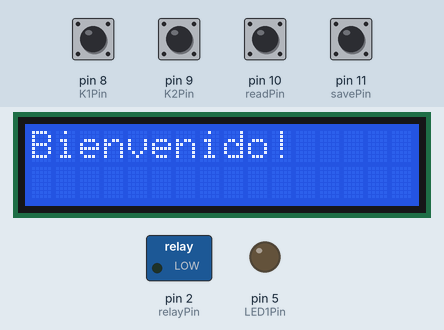
This sketch was run on a simulated Arduino Uno, built with avr-gcc and run on an emulated ATmega328P. Shown: 16×2 character LCD, switched loads named in the sketch (green lamp = pin HIGH), output pins drawn as LEDs (lit = HIGH). Inputs (shaded band) come from the test bench; at power-on: pin 8 (K1Pin), pin 9 (K2Pin), pin 10 (readPin), pin 11 (savePin) HIGH. EEPROM starts erased.

Above: at 1.2 s.
1.3 s: pin 8 (K1Pin) pulled LOW for 0.15 s
At 1.9 s:
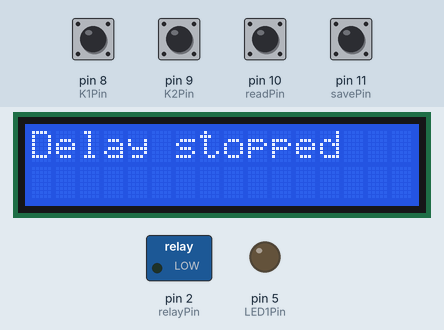
3.0 s: pin 9 (K2Pin) pulled LOW for 0.15 s
At 3.9 s:
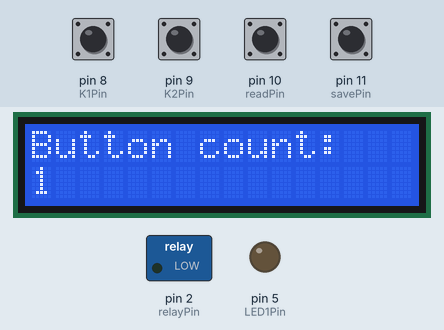
4.6 s: pin 10 (readPin) pulled LOW for 0.15 s
At 5.1 s:
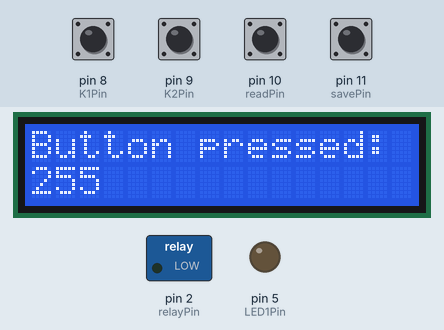
6.2 s: pin 9 (K2Pin) pulled LOW for 1 s
At 7.0 s:
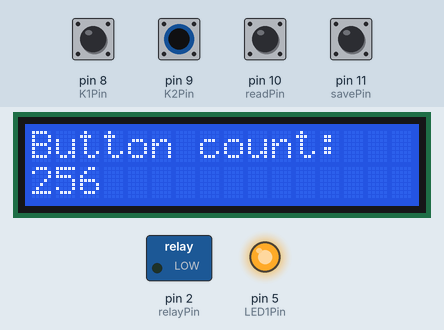
8.7 s: pin 8 (K1Pin) pulled LOW for 1 s
At 9.3 s:
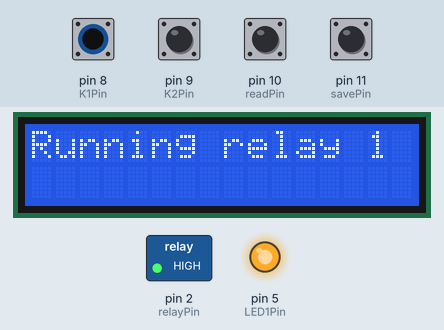
11.2 s: pin 11 (savePin) pulled LOW for 0.15 s
At 11.32 s:
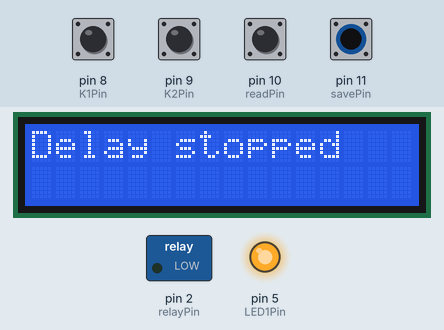
Timing chart, 0 to 13.8 s (numbered marks = the images above; inputs shaded):
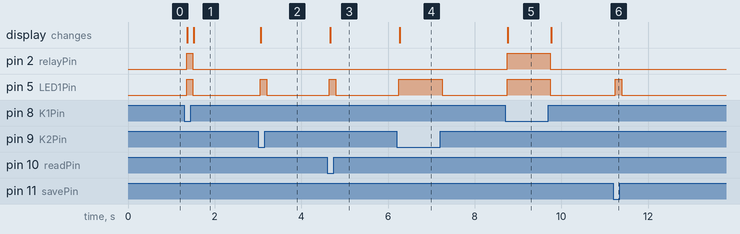

Measured:
- after the input at 1.3 s, pin 2 (relayPin), pin 5 (LED1Pin): LOW → HIGH after 0.05 s, → LOW 0.15 s later; the display: first changes after 0.07 s (image 1 shows a later state)
- after the input at 3.0 s, pin 5 (LED1Pin): LOW → HIGH after 0.05 s, → LOW 0.15 s later; the display: changes after 0.07 s (image 2)
- after the input at 4.6 s, pin 5 (LED1Pin): LOW → HIGH after 0.05 s, → LOW 0.15 s later; the display: changes after 0.07 s (image 3)
- after the input at 6.2 s, pin 5 (LED1Pin): LOW → HIGH after 0.05 s, → LOW 1.0 s later; the display: changes after 0.07 s (image 4)
- after the input at 8.7 s, pin 2 (relayPin), pin 5 (LED1Pin): LOW → HIGH after 0.05 s, → LOW 1.0 s later; the display: changes after 0.07 s (image 5)
- after the input at 11.2 s, pin 5 (LED1Pin): LOW → HIGH after 0.05 s, → LOW 0.15 s later

The sketch:

debounceButtonLed.ino
```cpp
// ======================================================= libraries

#include <LiquidCrystal_I2C.h> // Library for LCD
#include <ezButton.h> // Button library
#include <EEPROM.h> // Save and read data library

// ======================================================= constants and vars

// constants won't change
const int LED1Pin = 5;
const int relayPin = 2;

// vars will change
int buttonCount;

// create a ezbutton instance on pin 8
ezButton K1Pin(8);
ezButton K2Pin(9);
ezButton readPin(10);
ezButton savePin(11);

// liquid crystal instance
LiquidCrystal_I2C lcd(0x27, 16, 2);

// ======================================================= set up

// put your setup code here, to run once:
void setup() {
  pinMode(LED1Pin, OUTPUT);
  pinMode(relayPin, OUTPUT);

  // set debounce time to 50 milliseconds
  K1Pin.setDebounceTime(50);
  K2Pin.setDebounceTime(50);
  readPin.setDebounceTime(50);
  savePin.setDebounceTime(50);

  // init lcd
  lcd.init();
  lcd.backlight();
  lcd.setCursor(0, 0);
  lcd.print("Bienvenido!");
}

// ======================================================= loop

void loop() {
  // must set loop for buttons
  K1Pin.loop();
  K2Pin.loop();
  readPin.loop();
  savePin.loop();

  // if K1Pin pressed
  if (K1Pin.isPressed()) {
    digitalWrite(LED1Pin, HIGH);
    digitalWrite(relayPin, HIGH);
    lcd.clear();
    lcd.print("Running relay 1");
  } else if (K1Pin.isReleased()) {
    digitalWrite(LED1Pin, LOW);
    digitalWrite(relayPin, LOW);
    lcd.clear();
    lcd.print("Delay stopped");
  }

  // if K2Pin pressed
  if (K2Pin.isPressed()) {
    digitalWrite(LED1Pin, HIGH);
    buttonCount++;
    lcd.clear();
    lcd.setCursor(0, 0);
    lcd.print("Button count:");
    lcd.setCursor(0, 1);
    lcd.print(buttonCount);
  } else if (K2Pin.isReleased()) {
    digitalWrite(LED1Pin, LOW);
  }

  if (readPin.isPressed()) {
    buttonCount = EEPROM.read(0);

    digitalWrite(LED1Pin, HIGH);

    lcd.clear();
    lcd.setCursor(0, 0);
    lcd.print("Button pressed:");
    lcd.setCursor(0, 1);
    lcd.print(buttonCount);
  } else if (readPin.isReleased()) {
    digitalWrite(LED1Pin, LOW);
  }

    if (savePin.isPressed()) {
    EEPROM.write(0, buttonCount);
    digitalWrite(LED1Pin, HIGH);
  } else if (savePin.isReleased()) {
    digitalWrite(LED1Pin, LOW);
  }
}
```
